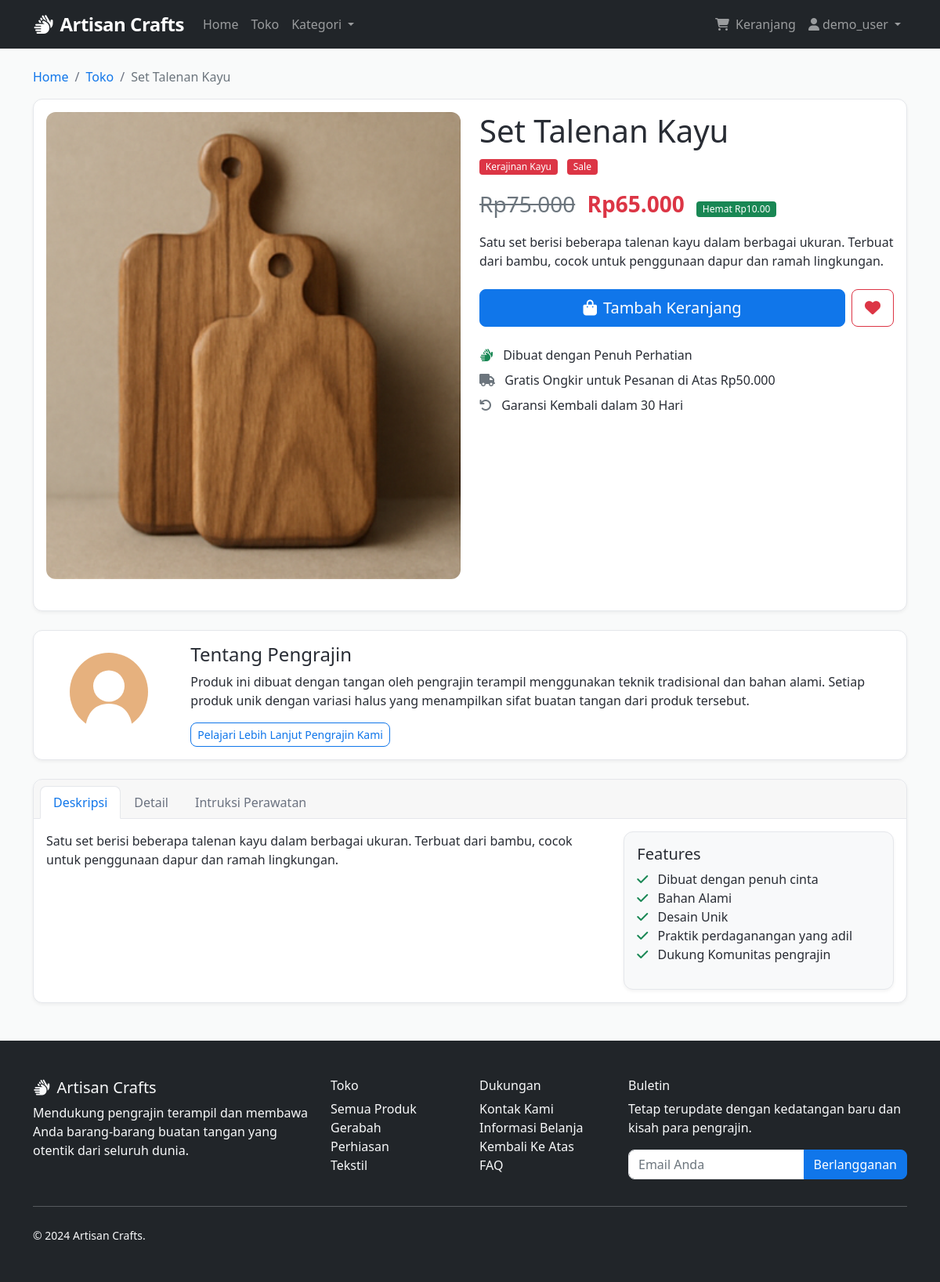
/product/wooden-cutting-board-set (signed in), run on the app's committed database.
### models.py (models this page shows, shortened)
class Item(db.Model):
    id = db.Column(db.Integer, primary_key=True)
    title = db.Column(db.String(200), nullable=False)
    slug = db.Column(db.String(200), unique=True, nullable=False)
    description = db.Column(db.Text, nullable=False)
    price = db.Column(db.Numeric(10, 2), nullable=False)
    discount_price = db.Column(db.Numeric(10, 2), nullable=True)
    image_url = db.Column(db.String(500), nullable=True)
    category_id = db.Column(db.Integer, db.ForeignKey('category.id'), nullable=False)
    label = db.Column(db.String(1), default='P')  # P=Primary, S=Secondary, D=Danger
    date_added = db.Column(db.DateTime, default=datetime.utcnow)
    order_items = db.relationship('OrderItem', backref='item', lazy=True)
    def get_add_to_cart_url(self):
        return f'/add-to-cart/{self.slug}'
    def get_remove_from_cart_url(self):
        return f'/remove-from-cart/{self.slug}'
    def get_label_display(self):
        if self.label == 'P':
            return 'primary'
        elif self.label == 'S':
            return 'secondary'
        elif self.label == 'D':
            return 'danger'
        return 'primary'

class Category(db.Model):
    id = db.Column(db.Integer, primary_key=True)
    code = db.Column(db.String(2), unique=True, nullable=False)
    name = db.Column(db.String(100), nullable=False)
    items = db.relationship('Item', backref='category', lazy=True)

### core/routes.py (the view)
@bp.route('/product/<slug>')
def product_detail(slug):
    item = Item.query.filter_by(slug=slug).first_or_404()
    return render_template('product_detail.html', item=item)

### app.py (called while the page is built)
def format_rupiah(value):
    if value is None:
        return ""
    harga_ribuan = int(value) * 1000
    return f"Rp{harga_ribuan:,}".replace(',', '.')

### core/routes.py (called while the page is built, shortened)
def get_or_create_order():
    if 'user_id' in session:
        order = Order.query.filter_by(user_id=session['user_id'], ordered=False).first()
        if not order:
            order = Order(user_id=session['user_id'])
            db.session.add(order)
            db.session.commit()
    return order

@bp.app_context_processor
def inject_cart_count():
    try:
        order = get_or_create_order()
        cart_count = order.get_item_count() if order else 0
    except:
        cart_count = 0
    return dict(cart_count=cart_count)

### models.py (called while the page is built)
    def get_item_count(self):
        return sum(item.quantity for item in self.items)

### templates/product_detail.html (shortened to what this page needs)
{% extends 'base.html' %}
{% block content %}
<div class="container mt-4">
    <nav aria-label="breadcrumb">
        <ol class="breadcrumb">
            <li class="breadcrumb-item"><a href="{{ url_for('core.home') }}">Home</a></li>
            <li class="breadcrumb-item"><a href="{{ url_for('core.products') }}">Toko</a></li>
            <li class="breadcrumb-item active" aria-current="page">{{ item.title }}</li>
        </ol>
    </nav>
    <div class="card">
        <div class="card-body">
            <div class="row">
                <div class="col-md-6 mb-4">
                    <div class="product-image-container">
                        {% if item.image_url %}
                        <img src="{{ url_for('static', filename='images/' + item.image_url) }}" class="card-img-top" alt="{{ item.title }}">
                        {% else %}
                        <div class="product-placeholder rounded d-flex align-items-center justify-content-center" style="height: 400px; background-color: #f8f9fa;">
                            <i class="fas fa-image fa-5x text-muted"></i>
                        </div>
                        {% endif %}
                    </div>
                </div>
                <div class="col-md-6">
                    <h1 class="mb-2">{{ item.title }}</h1>
                    <div class="mb-3">
                        <span class="badge bg-{{ item.get_label_display() }} me-2">{{ item.category.name }}</span>
                        {% if item.discount_price %}
                        <span class="badge bg-danger">Sale</span>
                        {% endif %}
                    </div>
                    <div class="product-price fs-3 mb-3">
                        {% if item.discount_price %}
                        <span class="text-muted text-decoration-line-through me-2">{{ item.price|rupiah }}</span>
                        <span class="fw-bold text-danger">{{ item.discount_price|rupiah }}</span>
                        <span class="ms-2 badge bg-success">
                            Hemat Rp{{ "%.2f"|format(item.price - item.discount_price) }}
                        </span>
                        {% else %}
                        <span class="fw-bold">${{ item.price }}</span>
                        {% endif %}
                    </div>
                    <p class="mb-4">{{ item.description }}</p>
                    <div class="d-grid gap-2 d-md-flex mb-4">
                        <a href="{{ item.get_add_to_cart_url() }}" class="btn btn-primary btn-lg flex-grow-1">
                            <i class="fas fa-shopping-bag me-2"></i>Tambah Keranjang
                        </a>
                        <a href="{{ item.get_remove_from_cart_url() }}" class="btn btn-outline-danger btn-lg">
                            <i class="fas fa-heart"></i>
                        </a>
                    </div>
                    <div class="product-meta">
                        <div class="mb-2">
                            <i class="fas fa-hands text-success me-2"></i>
                            <span>Dibuat dengan Penuh Perhatian</span>
                        </div>
                        <div class="mb-2">
                            <i class="fas fa-truck text-muted me-2"></i>
                            <span>Gratis Ongkir untuk Pesanan di Atas Rp50.000</span>
                        </div>
                        <div>
                            <i class="fas fa-undo text-muted me-2"></i>
                            <span>Garansi Kembali dalam 30 Hari</span>
                        </div>
                    </div>
                </div>
            </div>
        </div>
    </div>
    <div class="card mt-4">
        <div class="card-body">
            <div class="row align-items-center">
                <div class="col-md-2 text-center">
                    <svg width="100" height="100" viewBox="0 0 200 200" xmlns="http://www.w3.org/2000/svg" class="mb-2">
                        <circle cx="100" cy="100" r="100" fill="#e6b17e" />
                        <circle cx="100" cy="85" r="40" fill="#fff" />
                        <path d="M100,130 C60,130 40,160 40,200 L160,200 C160,160 140,130 100,130 Z" fill="#fff" />
                    </svg>
                </div>
                <div class="col-md-10">
                    <h4>Tentang Pengrajin</h4>
                    <p>Produk ini dibuat dengan tangan oleh pengrajin terampil menggunakan teknik tradisional dan bahan alami. Setiap produk unik dengan variasi halus yang menampilkan sifat buatan tangan dari produk tersebut.</p>
                    <a href="#" class="btn btn-sm btn-outline-primary">Pelajari Lebih Lanjut Pengrajin Kami</a>
                </div>
            </div>
        </div>
    </div>
    <div class="card mt-4">
        <div class="card-header">
            <ul class="nav nav-tabs card-header-tabs" id="productTabs" role="tablist">
                <li class="nav-item" role="presentation">
                    <button class="nav-link active" id="description-tab" data-bs-toggle="tab" data-bs-target="#description" type="button" role="tab" aria-controls="description" aria-selected="true">
                        Deskripsi
                    </button>
                </li>
                <li class="nav-item" role="presentation">
                    <button class="nav-link" id="specifications-tab" data-bs-toggle="tab" data-bs-target="#specifications" type="button" role="tab" aria-controls="specifications" aria-selected="false">
                        Detail
                    </button>
                </li>
                <li class="nav-item" role="presentation">
                    <button class="nav-link" id="care-tab" data-bs-toggle="tab" data-bs-target="#care" type="button" role="tab" aria-controls="care" aria-selected="false">
                        Intruksi Perawatan
                    </button>
                </li>
            </ul>
        </div>
        <div class="card-body">
            <div class="tab-content" id="productTabsContent">
                <div class="tab-pane fade show active" id="description" role="tabpanel" aria-labelledby="description-tab">
                    <div class="row">
                        <div class="col-md-8">
                            <p>{{ item.description }}</p>
                        </div>
                        <div class="col-md-4">
                            <div class="card bg-light">
                                <div class="card-body">
                                    <h5 class="card-title">Features</h5>
                                    <ul class="list-unstyled">
                                        <li><i class="fas fa-check text-success me-2"></i> Dibuat dengan penuh cinta</li>
                                        <li><i class="fas fa-check text-success me-2"></i> Bahan Alami</li>
                                        <li><i class="fas fa-check text-success me-2"></i> Desain Unik</li>
                                        <li><i class="fas fa-check text-success me-2"></i> Praktik perdaganangan yang adil</li>
                                        <li><i class="fas fa-check text-success me-2"></i> Dukung Komunitas pengrajin</li>
                                    </ul>
                                </div>
                            </div>
                        </div>
                    </div>
                </div>
            </div>
        </div>
    </div>
</div>
{% endblock %}

### static/css/style.css (style rules this page uses)
:root { --primary-color: 212 87% 49%; --secondary-color: 30 70% 70%; --accent-color: 92 40% 40%; --background: 210 11% 98%; --card-background: 0 0% 100%; --text-primary: 220 13% 18%; --text-secondary: 220 9% 46%; --border-color: 220 13% 91%; }
body { font-family: 'Segoe UI', Tahoma, Geneva, Verdana, sans-serif; background-color: hsl(var(--background)); color: hsl(var(--text-primary)); }
.product-price { font-size: 1.1rem; }
.btn { border-radius: 8px; font-weight: 500; transition: all 0.3s ease; }
.btn-primary { background-color: hsl(var(--primary-color)); border-color: hsl(var(--primary-color)); }
.btn-outline-primary { color: hsl(var(--primary-color)); border-color: hsl(var(--primary-color)); }
.card { border: 1px solid hsl(var(--border-color)); border-radius: 12px; background-color: hsl(var(--card-background)); box-shadow: 0 2px 4px rgba(0,0,0,0.05); }
.card-header { border-bottom: 1px solid hsl(var(--border-color)); border-radius: 12px 12px 0 0 !important; }
.badge { font-size: 0.75rem; font-weight: 500; }
.product-image-container { position: relative; overflow: hidden; border-radius: 12px; }
.product-image-container img { transition: transform 0.3s ease; }
.nav-tabs .nav-link { color: hsl(var(--text-secondary)); border: 1px solid transparent; border-radius: 8px 8px 0 0; }
.nav-tabs .nav-link.active { color: hsl(var(--primary-color)); background-color: hsl(var(--card-background)); border-color: hsl(var(--border-color)) hsl(var(--border-color)) hsl(var(--card-background)); }
.breadcrumb { background-color: transparent; padding: 0; margin-bottom: 1rem; }
.breadcrumb-item + .breadcrumb-item::before { color: hsl(var(--text-secondary)); }
.breadcrumb-item a { color: hsl(var(--primary-color)); text-decoration: none; }

### data on the page
Item: title "Set Talenan Kayu", image_url (picture), price|rupiah "Rp75.000", discount_price|rupiah "Rp65.000", item.price-item.discount_price "10.00", description "Satu set berisi beberapa talenan kayu dalam berbagai ukuran. Terbuat dari bambu, cocok untuk penggunaan dapur dan ramah lingkungan."
Category: category.name "Kerajinan Kayu"

### other printed values
{{ session.username }} "demo_user"
